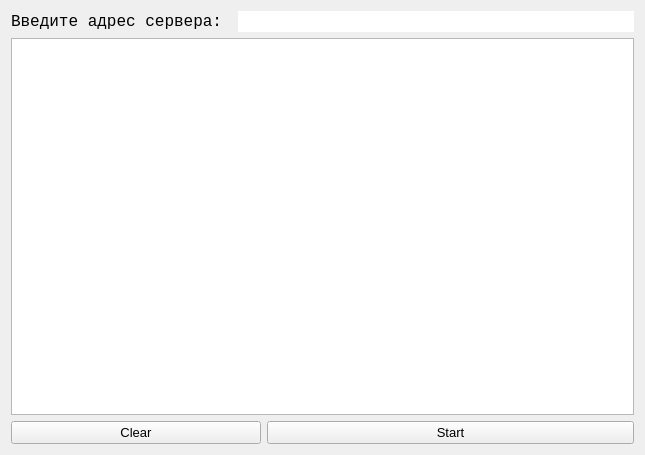
<?xml version="1.0" encoding="UTF-8"?>
<ui version="4.0">
 <class>Client</class>
 <widget class="QWidget" name="Client">
  <property name="geometry">
   <rect>
    <x>0</x>
    <y>0</y>
    <width>645</width>
    <height>455</height>
   </rect>
  </property>
  <property name="windowTitle">
   <string>Client</string>
  </property>
  <layout class="QVBoxLayout" name="verticalLayout">
   <item>
    <layout class="QHBoxLayout" name="horizontalLayout">
     <item>
      <widget class="QLabel" name="Urllabel">
       <property name="font">
        <font>
         <family>Lucida Console</family>
         <pointsize>12</pointsize>
        </font>
       </property>
       <property name="text">
        <string>Введите адрес сервера: </string>
       </property>
      </widget>
     </item>
     <item>
      <widget class="QLineEdit" name="serverAddresLine">
       <property name="font">
        <font>
         <family>Lucida Console</family>
         <pointsize>12</pointsize>
        </font>
       </property>
       <property name="styleSheet">
        <string notr="true">border:none</string>
       </property>
      </widget>
     </item>
    </layout>
   </item>
   <item>
    <widget class="QTextEdit" name="outTextEdit">
     <property name="textInteractionFlags">
      <set>Qt::TextEditorInteraction</set>
     </property>
    </widget>
   </item>
   <item>
    <layout class="QHBoxLayout" name="horizontalLayout_2">
     <item>
      <widget class="QPushButton" name="clearBtn">
       <property name="sizePolicy">
        <sizepolicy hsizetype="Fixed" vsizetype="Minimum">
         <horstretch>0</horstretch>
         <verstretch>0</verstretch>
        </sizepolicy>
       </property>
       <property name="minimumSize">
        <size>
         <width>250</width>
         <height>0</height>
        </size>
       </property>
       <property name="sizeIncrement">
        <size>
         <width>100</width>
         <height>0</height>
        </size>
       </property>
       <property name="baseSize">
        <size>
         <width>100</width>
         <height>0</height>
        </size>
       </property>
       <property name="font">
        <font>
         <pointsize>10</pointsize>
        </font>
       </property>
       <property name="text">
        <string>Clear</string>
       </property>
      </widget>
     </item>
     <item>
      <widget class="QPushButton" name="startButton">
       <property name="font">
        <font>
         <pointsize>10</pointsize>
        </font>
       </property>
       <property name="text">
        <string>Start</string>
       </property>
      </widget>
     </item>
    </layout>
   </item>
  </layout>
 </widget>
 <layoutdefault spacing="6" margin="11"/>
 <resources/>
 <connections/>
</ui>
